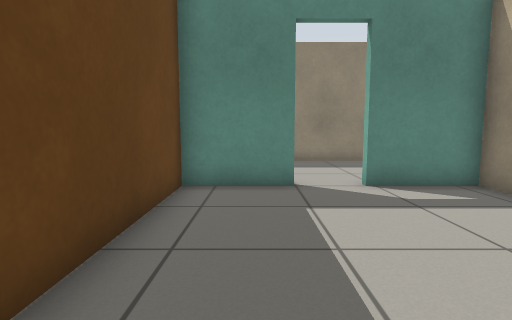
View 1 (above)

16 first-person views from a walk through a robot-simulator world made for Gazebo. The camera is 0.72 m above the floor, tilts 6° down and sees 80° across. The floor is counted in squares, 0.5 m on a side. Each view is taken from the middle of a square. On the plan, view 1 faces up. The plan holds only what a view shows up to about 14 squares ahead; the rest is blank.

View 2
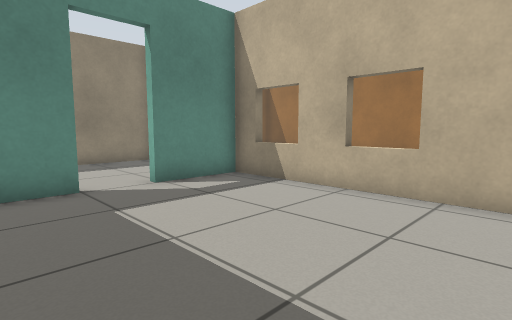

View 3
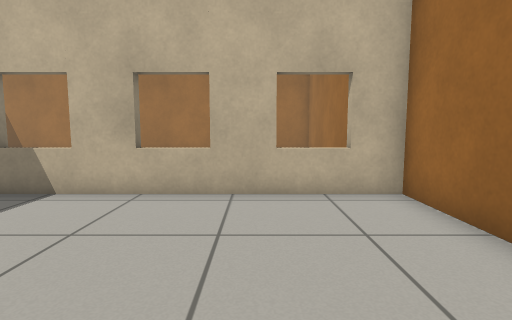

View 4
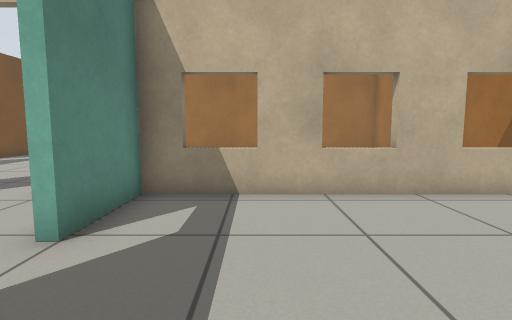

View 5
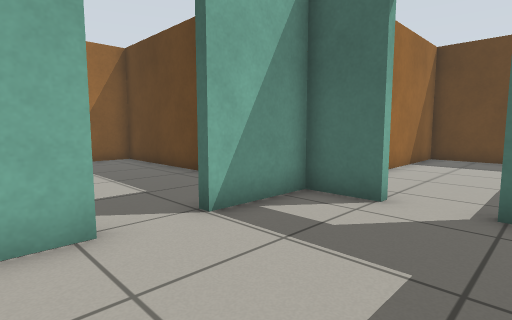

View 6
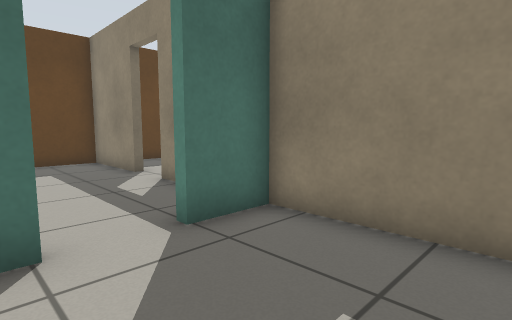

View 7
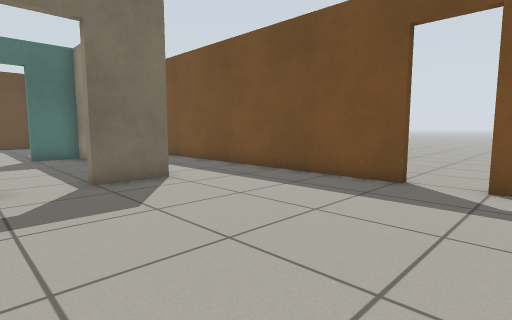

View 8
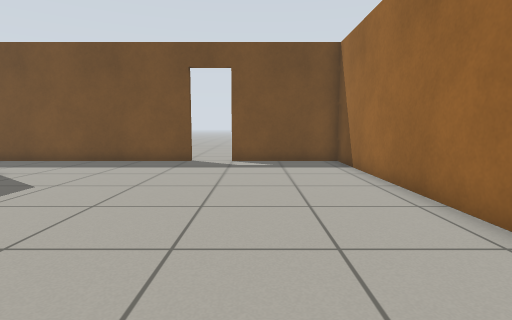

View 9
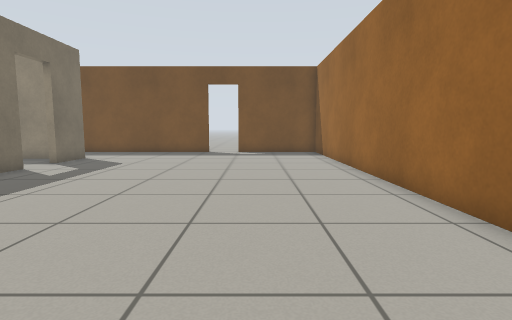

View 10
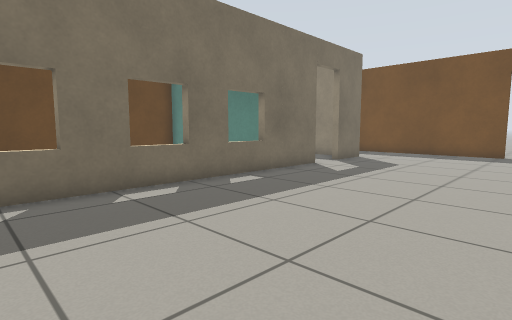

View 11
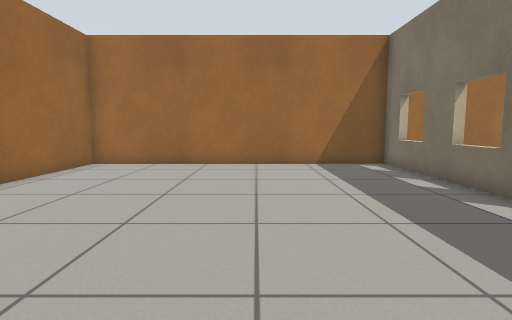

View 12
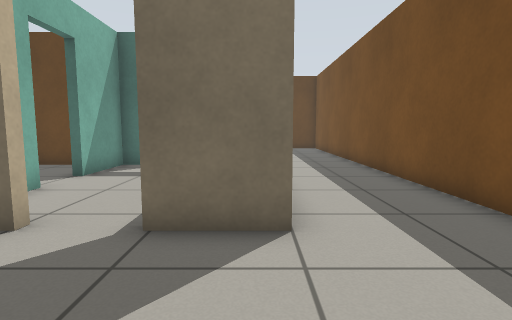

View 13
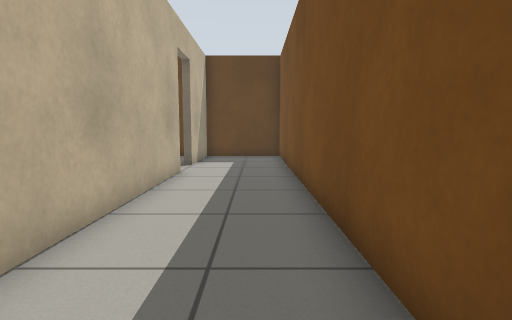

View 14
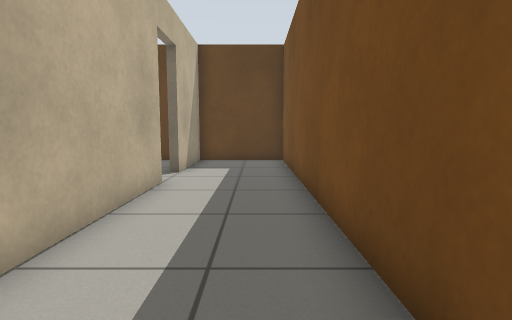

View 15
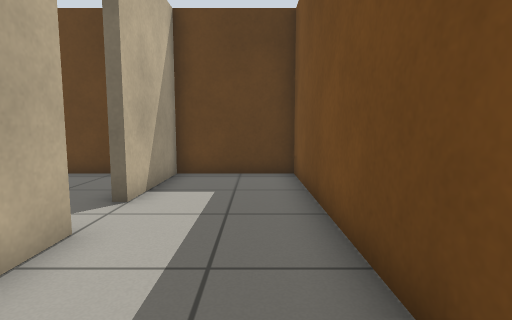

View 16
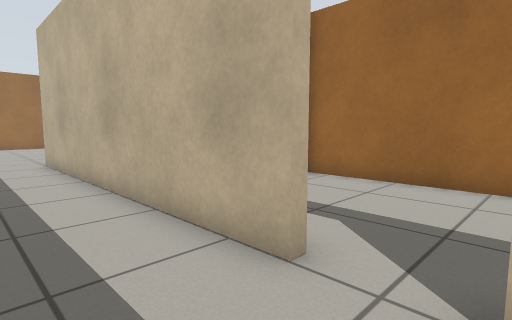

### Floor plan
Ten units are one square. View 1 is at (0, 0); x grows to the right and y downward. Boxes are objects, and circles mark ways between rooms. Rooms are numbered by the first view taken in them; rooms with no view inside come last. Other rooms are left out.
<svg viewBox="-120 -177 301 204">
<path fill="none" stroke="#000" d="M10 -75 -18 -75 -18 22 56 22 56 -75 27 -75M27 -78 38 -78M-18 -96 -18 -78 10 -78M54 -132 -18 -132 -18 -114M59 -96 59 22 176 22 176 -172 129 -172M112 -172 -115 -172 -115 -135 -78 -135M-61 -135 59 -135 59 -114M-78 -132 -115 -132 -115 -78 -21 -78M-52 -132 -61 -132"/>
<circle cx="15" cy="-80" r="3" fill="#2a7"/>
<circle cx="60" cy="-105" r="3" fill="#2a7"/>
<circle cx="-20" cy="-105" r="3" fill="#2a7"/>
<circle cx="-65" cy="-130" r="3" fill="#2a7"/>
<text x="20" y="-30">1</text>
<text x="20" y="-110">2</text>
<text x="90" y="-90">3</text>
<text x="-70" y="-110">4</text>
</svg>
Room 1 opens to room 2. Room 2 opens to room 3. Room 2 opens to room 4. Room 3 opens to room 4.

Where each view was taken, in squares from view 1:
view 1: 0 up, 0 right, facing up
view 2: 0 up, 1 left, facing up-right
view 3: 1 up, 1 left, facing right
view 4: 5 up, 1 left, facing right
view 5: 12 up, 4 right, facing down-left
view 6: 9 up, 2 right, facing up-left
view 7: 9 up, 14 right, facing up-left
view 8: 4 up, 14 right, facing up
view 9: 1 down, 14 right, facing up
view 10: 1 down, 13 right, facing up-left
view 11: 10 up, 11 right, facing down
view 12: 13 up, 10 right, facing left
view 13: 16 up, 4 right, facing left
view 14: 16 up, 2 right, facing left
view 15: 16 up, 2 left, facing left
view 16: 16 up, 8 left, facing down-right
